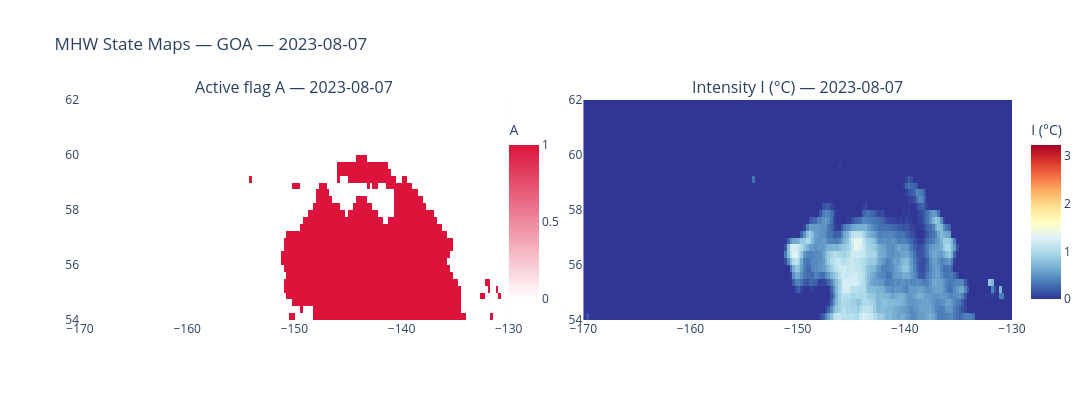

Notebook code cell kept with this figure:
### Markdown cell above
## 2. Spatial maps on peak active day

### Code cell
I_arr = ds['I'].values

fig2 = make_subplots(rows=1, cols=2,
                     subplot_titles=[f'Active flag A — {peak_day}',
                                     f'Intensity I (°C) — {peak_day}'],
                     horizontal_spacing=0.08)

fig2.add_trace(go.Heatmap(
    z=A_arr[peak_idx].astype(float), x=lons, y=lats,
    colorscale=[[0,'white'],[1,'crimson']], zmin=0, zmax=1,
    colorbar=dict(title='A', x=0.45, len=0.9),
    showscale=True,
), row=1, col=1)

fig2.add_trace(go.Heatmap(
    z=I_arr[peak_idx], x=lons, y=lats,
    colorscale='RdYlBu_r', zmin=0, zmax=float(np.nanmax(I_arr)) or 1,
    colorbar=dict(title='I (°C)', x=1.01, len=0.9),
    showscale=True,
), row=1, col=2)

fig2.update_layout(height=400, width=1100,
                   title=f'MHW State Maps — GOA — {peak_day}')
fig2.show()

### Figure 1 — Plotly figure (JSON) as saved in the notebook; plotly's stock layout.template omitted (floating-point values rounded to 4 significant figures; data arrays with more than 128 entries replaced by an {"elided": "..."} marker saying what was removed)
{"data": [{"colorbar": {"len": 0.9, "title": {"text": "A"}, "x": 0.45}, "colorscale": [[0, "white"], [1, "crimson"]], "showscale": true, "type": "heatmap", "x": {"elided": "160 float values"}, "xaxis": "x", "y": [54.12, 54.38, 54.62, 54.88, 55.12, 55.38, 55.62, 55.88, 56.12, 56.38, 56.62, 56.88, 57.12, 57.38, 57.62, 57.88, 58.12, 58.38, 58.62, 58.88, 59.12, 59.38, 59.62, 59.88, 60.12, 60.38, 60.62, 60.88, 61.12, 61.38, 61.62, 61.88], "yaxis": "y", "z": {"elided": "32x160 float values"}, "zmax": 1, "zmin": 0}, {"colorbar": {"len": 0.9, "title": {"text": "I (°C)"}, "x": 1.01}, "colorscale": [[0, "rgb(49,54,149)"], [0.1, "rgb(69,117,180)"], [0.2, "rgb(116,173,209)"], [0.3, "rgb(171,217,233)"], [0.4, "rgb(224,243,248)"], [0.5, "rgb(255,255,191)"], [0.6, "rgb(254,224,144)"], [0.7, "rgb(253,174,97)"], [0.8, "rgb(244,109,67)"], [0.9, "rgb(215,48,39)"], [1, "rgb(165,0,38)"]], "showscale": true, "type": "heatmap", "x": {"elided": "160 float values"}, "xaxis": "x2", "y": [54.12, 54.38, 54.62, 54.88, 55.12, 55.38, 55.62, 55.88, 56.12, 56.38, 56.62, 56.88, 57.12, 57.38, 57.62, 57.88, 58.12, 58.38, 58.62, 58.88, 59.12, 59.38, 59.62, 59.88, 60.12, 60.38, 60.62, 60.88, 61.12, 61.38, 61.62, 61.88], "yaxis": "y2", "z": {"elided": "32x160 float values"}, "zmax": 3.23, "zmin": 0}], "layout": {"annotations": [{"font": {"size": 16}, "showarrow": false, "text": "Active flag A — 2023-08-07", "x": 0.23, "xanchor": "center", "xref": "paper", "y": 1, "yanchor": "bottom", "yref": "paper"}, {"font": {"size": 16}, "showarrow": false, "text": "Intensity I (°C) — 2023-08-07", "x": 0.77, "xanchor": "center", "xref": "paper", "y": 1, "yanchor": "bottom", "yref": "paper"}], "height": 400, "title": {"text": "MHW State Maps — GOA — 2023-08-07"}, "width": 1100, "xaxis": {"anchor": "y", "domain": [0, 0.46]}, "xaxis2": {"anchor": "y2", "domain": [0.54, 1]}, "yaxis": {"anchor": "x", "domain": [0, 1]}, "yaxis2": {"anchor": "x2", "domain": [0, 1]}}}
